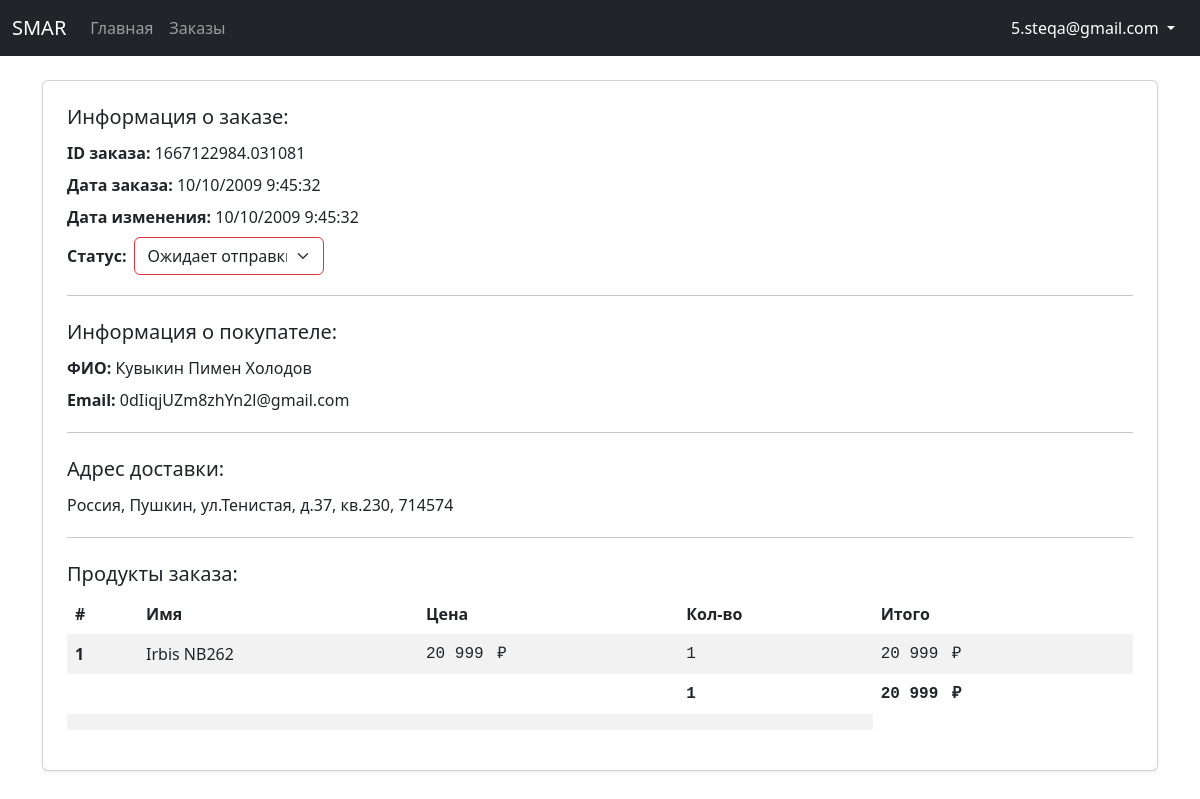
Screenshot of /dashboard/order/88/ (signed in) with the database file from the repository.
### authentication/models.py (models this page shows)
class CustomUser(AbstractUser):
    email = models.EmailField(_('email address'), unique=True)
    fio = models.CharField(_('ФИО'), max_length=200)
    USERNAME_FIELD = 'email'
    REQUIRED_FIELDS = []

### store/models.py (models this page shows, shortened)
class Order(models.Model):
    ORDER_STATUSES = [
        (False, 'Не оформлен'),
        ('1', 'Ожидает отправки'),
        ('2', 'Отправлен'),
        ('3', 'Выполнен'),
    ]
    customer = models.ForeignKey(CustomUser, on_delete=models.SET_NULL, null=True)
    date_ordered = models.DateTimeField(auto_now_add=True)
    date_updated = models.DateTimeField(auto_now=True)
    status = models.CharField(max_length=16, choices=ORDER_STATUSES, default=False)
    transaction_id = models.CharField(max_length=200)
    @property
    def get_total_order_price(self):
        order_items = self.orderitem_set.all()
        total_price = sum(item.get_total_items_price for item in order_items)
        return total_price
    @property
    def get_total_order_quantity(self):
        order_items = self.orderitem_set.all()
        total_quantity = sum(item.quantity for item in order_items)
        return total_quantity

class ShippingAddress(models.Model):
    customer = models.ForeignKey(CustomUser, on_delete=models.SET_NULL, null=True)
    order = models.ForeignKey(Order, on_delete=models.SET_NULL, null=True)
    address = models.CharField(max_length=200)
    city = models.CharField(max_length=200)
    country = models.CharField(max_length=200)
    postcode = models.CharField(max_length=200)
    date_added = models.DateTimeField(auto_now_add=True)

class OrderItem(models.Model):
    product = models.ForeignKey(Product, on_delete=models.SET_NULL, null=True)
    order = models.ForeignKey(Order, on_delete=models.SET_NULL, null=True)
    quantity = models.SmallIntegerField(default=0)
    date_added = models.DateTimeField(auto_now_add=True)
    @property
    def get_total_items_price(self):
        total_price = self.product.price * self.quantity
        return total_price

class Product(models.Model):
    name = models.CharField(max_length=44)
    price = models.DecimalField(max_digits=9, decimal_places=2)
    image = models.ImageField()

### authentication/decorators.py (the view)
        def wrapper_func(request, *args, **kwargs):
            if request.user.groups.exists():
                for group in request.user.groups.all():
                    if group.name in allowed_roles:
                        return view_func(request, *args, **kwargs)
            return redirect('store')

### sales_dashboard/views.py (called while the page is built, shortened)
@allowed_users(allowed_roles=['seller'])
def order_detail(request, pk):
    order = Order.objects.get(pk=pk)
    order_items = order.orderitem_set.all()
    shipping_address = order.shippingaddress_set.get()
    context = {
        'order': order,
        'order_items': order_items,
        'shipping_address': shipping_address,
    }
    return render(request, 'sales_dashboard/order-detail.html', context)

### sales_dashboard/templates/sales_dashboard/order-detail.html (shortened to what this page needs)
{% extends 'sales_dashboard/base.html' %}
{% load static %}
{% block content %}
<div class="my-4">
    <div class="card shadow-sm mb-4 p-4">
        <h5>Информация о заказе:</h5>
        <p class="my-1">
            <span class="fw-semibold">ID заказа:</span>
            {{ order.transaction_id }}
        </p>
        <p class="my-1">
            <span class="fw-semibold">Дата заказа:</span>
            {{ order.date_ordered|date:"m/d/Y G:i:s" }}
        </p>
        <p class="my-1">
            <span class="fw-semibold">Дата изменения:</span>
            <span id="dateUpdated">{{ order.date_updated|date:"m/d/Y G:i:s" }}</span>
        </p>
        <p class="my-1 d-flex align-items-center">
            <span class="fw-semibold me-2">Статус:</span>
            <select class="form-control form-select" id="status" aria-label="Default select example"
                style="width: 190px;">
                <option value="1" {% if order.status == '1' %} selected {% endif %}>Ожидает отправки</option>
            </select>
        </p>
        <hr>
        <h5 class="my-2">Информация о покупателе:</h5>
        <p class="my-1">
            <span class="fw-semibold">ФИО:</span>
            {{ order.customer.fio }}
        </p>
        <p class="my-1">
            <span class="fw-semibold">Email:</span>
            {{ order.customer.email }}
        </p>
        <hr>
        <h5 class="my-2">Адрес доставки:</h5>
        <p class="my-1">
            {{ shipping_address.country }},
            {{ shipping_address.city }},
            {{ shipping_address.address }},
            {{ shipping_address.postcode }}
        </p>
        <hr>
        <h5 class="my-2">Продукты заказа:</h4>
            <table class="table table-striped table-borderless">
                <thead>
                    <tr>
                        <th scope="col">#</th>
                        <th scope="col">Имя</th>
                        <th scope="col">Цена</th>
                        <th scope="col">Кол-во</th>
                        <th scope="col">Итого</th>
                    </tr>
                </thead>
                <tbody id="orders">
                    {% for item in order_items %}
                    <tr>
                        <th scope="row">
                        </th>
                        <td>{{ item.product.name }}</td>
                        <td class="font-monospace">
                            {{ item.product.price|floatformat:"-2g"}}
                            <span class="ms-1 not-select">₽</span>
                        </td>
                        <td class="font-monospace">{{ item.quantity }}</td>
                        <td class="font-monospace">
                            {{item.get_total_items_price|floatformat:"-2g" }}
                            <span class="ms-1 not-select">₽</span>
                        </td>
                    </tr>
                    {% endfor %}
                    <tr>
                        <td colspan="3"></td>
                        <td class="fw-semibold font-monospace">{{order.get_total_order_quantity }}</td>
                        <td class="fw-semibold font-monospace">
                            {{ order.get_total_order_price|floatformat:"-2g" }}
                            <span class="ms-1 not-select">₽</span>
                        </td>
                    </tr>
                    {% include 'sales_dashboard/orders-list.html' %}
                </tbody>
            </table>
    </div>
</div>
{% endblock %}

### sales_dashboard/templates/sales_dashboard/base.html (shortened to what this page needs)
<!DOCTYPE html>
{% load static %}
<html lang="en">
<head>
    <link href="https://cdn.jsdelivr.net/npm/bootstrap@5.2.0-beta1/dist/css/bootstrap.min.css" rel="stylesheet"
>
    <link rel="stylesheet" href="https://cdn.jsdelivr.net/npm/bootstrap-icons@1.3.0/font/bootstrap-icons.css">
    <link rel="stylesheet" href="{% static 'css/styles.css' %}">
</head>
<body>
    <nav class="navbar navbar-expand-md navbar-dark bg-dark">
        <div class="container-fluid" bis_skin_checked="1">
            <a class="navbar-brand" href="{% url 'dashboard' %}">SMAR</a>
            <div class="collapse navbar-collapse" id="navbarCollapse" bis_skin_checked="1">
                <ul class="navbar-nav me-auto mb-2 mb-md-0">
                    <li class="nav-item">
                        <a class="nav-link {% block active-dashboard %}{% endblock %}" aria-current="page"
                            href="{% url 'dashboard' %}">Главная</a>
                    </li>
                    <li class="nav-item">
                        <a class="nav-link {% block active-orders %}{% endblock %}" aria-current="page"
                            href="{% url 'orders' %}">Заказы</a>
                    </li>
                </ul>
                <div class="d-flex align-items-center">
                    <div class="btn-group">
                        <button type="button" class="btn btn-link dropdown-toggle rounded-4 text-white text-decoration-none" data-bs-toggle="dropdown" aria-expanded="false">
                            {{ request.user }}
                        </button>
                    </div>
                </div>
            </div>
        </div>
    </nav>
    <div class="container">
        {% block content %}
        {% endblock %}
    </div>
</body>
</html>

### static/css/styles.css (style rules this page uses)
.not-select { -webkit-touch-callout: none; -webkit-user-select: none; -khtml-user-select: none; -moz-user-select: none; -ms-user-select: none; user-select: none; }
.danger-input { border: 1px solid rgb(220, 53, 69); }

### rows the page displays
CustomUser: user "5.steqa@gmail.com"
Order: transaction_id "1667122984.031081", date_ordered "10/10/2009 9:45:32", date_updated "10/10/2009 9:45:32", status "Ожидает отправки", customer.fio "Кувыкин Пимен Холодов", customer.email "0dIiqjUZm8zhYn2l@gmail.com", get_total_order_quantity "1", get_total_order_price "20 999"
ShippingAddress: country "Россия", city "Пушкин", address "ул.Тенистая, д.37, кв.230", postcode "714574"
OrderItem: product.name "Irbis NB262", product.price "20 999", quantity "1", get_total_items_price "20 999"
